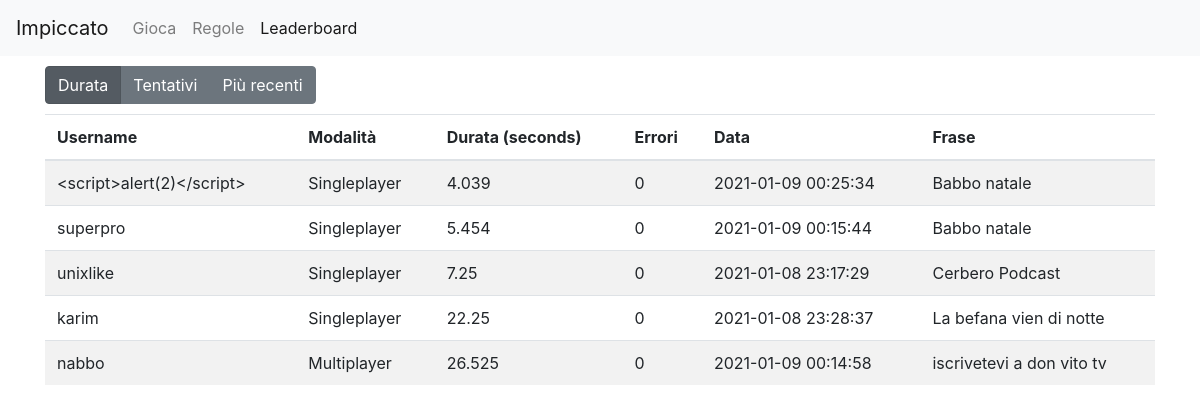
The page /leaderboard.php on the database as committed earlier.
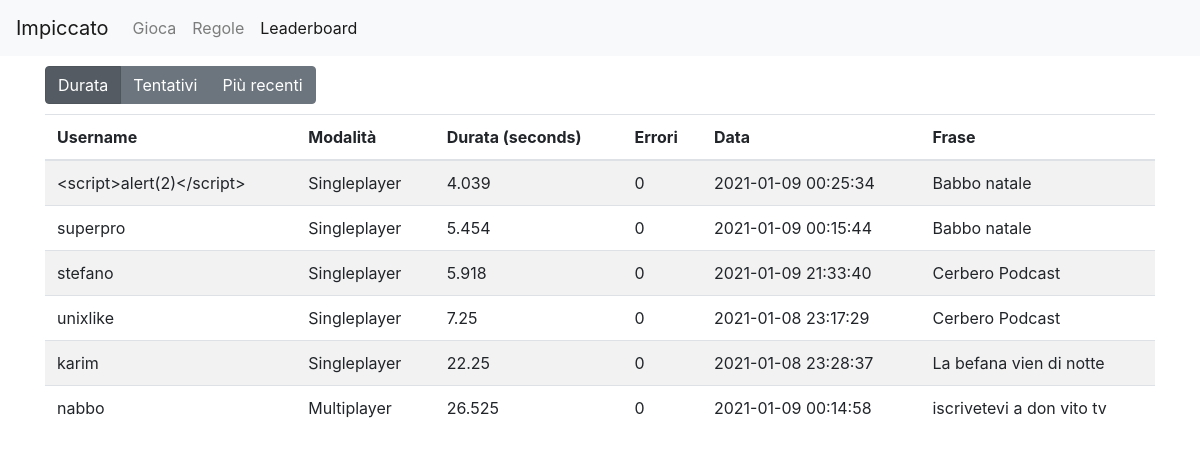
The same page on the database as committed later.
### tables this page shows
CREATE TABLE "results" (
	"id"	INTEGER NOT NULL UNIQUE,
	"username"	TEXT NOT NULL,
	"duration"	REAL NOT NULL,
	"attempts"	INTEGER NOT NULL,
	"phrase"	TEXT NOT NULL,
	"date"	INTEGER NOT NULL,
	"gamemode"	TEXT,
	PRIMARY KEY("id" AUTOINCREMENT)
);

### database.php (called while the page is built, shortened)
<?php
function database_fetch_results($sort) {
    $db = new SQLite3(__DIR__ . "/storage/database.db");
    $validSorts = array("duration", "attempts", "date");
    if ($sort === "date") {
        $order = "DESC";
    } else {
        $order = "ASC";
    }
    $stmt = $db->prepare("SELECT * FROM results ORDER BY $sort $order LIMIT 100;");
    $result = $stmt->execute();
    $data = array();
    $dataIdx = 0;
    while ($res = $result->fetchArray(SQLITE3_ASSOC)) {
        $data[$dataIdx] = $res;
        $dataIdx++;
    }
    return $data;
}

### leaderboard.php (the view, shortened to what this page needs)
<?php
$sort = isset($_GET["sort"]) ? $_GET["sort"] : "duration";
include_once __DIR__ . "/database.php";
$data = database_fetch_results($sort);
?>
<html>
<head>
    <?php include_once __DIR__ . "/partials/head.php" ?>
</head>
<body>
    <?php include_once __DIR__ . "/partials/navbar.php" ?>
    <div class="container rules">
        <div class="row">
            <div class="col">
                <div class="btn-group btn-group-toggle" data-toggle="Sort">
                    <label id="duration" class="selector btn btn-secondary <?php echo $sort === 'duration' ? 'active' : '' ?>"">Durata</label>
                    <label id="attempts" class="selector btn btn-secondary <?php echo $sort === 'attempts' ? 'active' : '' ?>">Tentativi</label>
                    <label id="date" class="selector btn btn-secondary <?php echo $sort === 'date' ? 'active' : '' ?>"">Più recenti</label>
                </div>
            </div>
        </div>
        <div class="row">
            <div class="col">
                <table class="table table-striped">
                    <thead>
                        <tr>
                            <th scope="col">Username</th>
                            <th scope="col">Modalità</th>
                            <th scope="col">Durata (seconds)</th>
                            <th scope="col">Errori</th>
                            <th scope="col">Data</th>
                            <th scope="col">Frase</th>
                        </tr>
                    </thead>
                    <tbody>
                        <?php foreach ($data as $row) : ?>
                            <tr>
                                <td scope="row"><?php echo htmlspecialchars($row["username"]) ?></td>
                                <td><?php echo ucwords($row["gamemode"]) ?></td>
                                <td><?php echo round($row["duration"], 3) ?></td>
                                <td><?php echo $row["attempts"] ?></td>
                                <td><?php echo date("Y-m-d H:i:s", $row["date"]) ?></td>
                                <td><?php echo htmlspecialchars($row["phrase"]) ?></td>
                            </tr>
                        <?php endforeach ?>
                    </tbody>
                </table>
            </div>
        </div>
    </div>
</body>
</html>

### partials/head.php (shortened to what this page needs)
<link rel="stylesheet" href="bootstrap/css/bootstrap.min.css">
<link href="css/style.css" rel="stylesheet">

### partials/navbar.php (shortened to what this page needs)
<?php $currentFile = basename($_SERVER['PHP_SELF']) ?>
<nav class="navbar navbar-expand-lg navbar-light bg-light">
    <a class="navbar-brand" href="index.php">Impiccato</a>
    <div class="collapse navbar-collapse" id="navbarExtra">
        <ul class="navbar-nav mr-auto">
            <li class="nav-item <?php echo $currentFile === 'index.php' ? 'active' : '' ?>">
                <a class="nav-link" href="index.php">Gioca</a>
            </li>
            <li class="nav-item <?php echo $currentFile === 'rules.php' ? 'active' : '' ?>">
                <a class="nav-link" href="rules.php">Regole</a>
            </li>
            <li class="nav-item <?php echo $currentFile === 'leaderboard.php' ? 'active' : '' ?>">
                <a class="nav-link" href="leaderboard.php">Leaderboard</a>
            </li>
        </ul>
    </div>
</nav>

### css/style.css (style rules this page uses)
.container { margin-top: 10px; margin-bottom: 10px; }
table { margin-top: 10px; }

Rows that differ between the two databases and show on the page:
added results: username "stefano", gamemode "Singleplayer", duration "5.918", attempts "0", date "2021-01-09 21:33:40", phrase "Cerbero Podcast"
